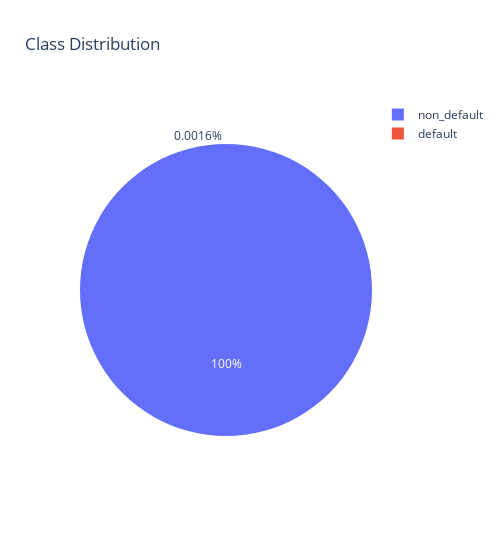

The notebook cell this image was saved under:
### Code cell
fig = px.pie(
    y_train.value_counts(),
    values = 'TARGET',
    names = ['non_default', 'default'],
    title = 'Class Distribution',
    width = 500
)
fig.show()

### Figure 1 — Plotly figure (JSON) as saved in the notebook; plotly's stock layout.template omitted (floating-point values rounded to 4 significant figures)
{"data": [{"domain": {"x": [0, 1], "y": [0, 1]}, "hovertemplate": "label=%{label}<br>TARGET=%{value}<extra></extra>", "labels": ["non_default", "default"], "legendgroup": "", "name": "", "showlegend": true, "type": "pie", "values": [1808505, 29]}], "layout": {"legend": {"tracegroupgap": 0}, "title": {"text": "Class Distribution"}, "width": 500}}
